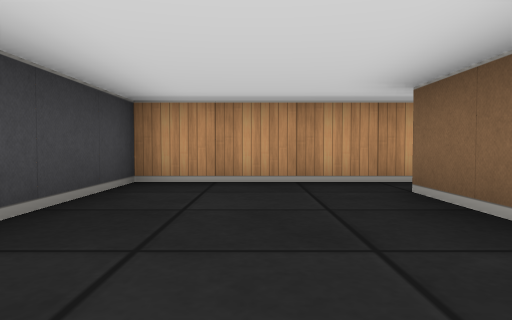
View 1 (above)

20 first-person views from a walk through a cub3D level. The camera is about half as high as the walls, tilts 2° down and sees 70° across. The floor is counted in squares. Each view is taken from the middle of a square. On the plan, view 1 faces up. The plan holds only what a view shows up to about 9 squares ahead; the rest is blank.

View 2
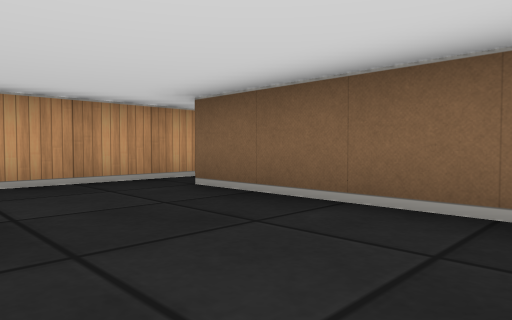

View 3
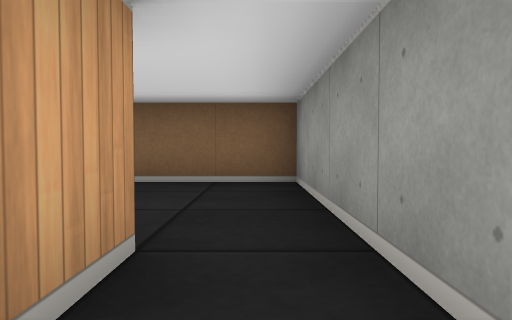

View 4
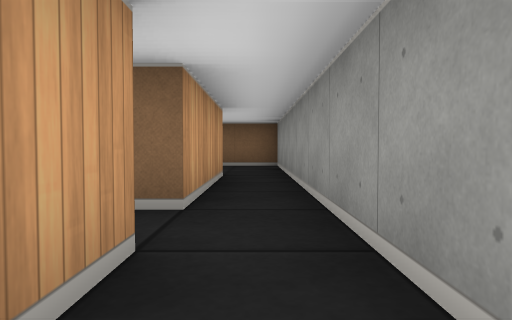

View 5
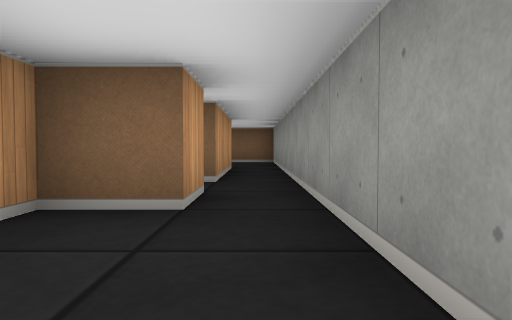

View 6
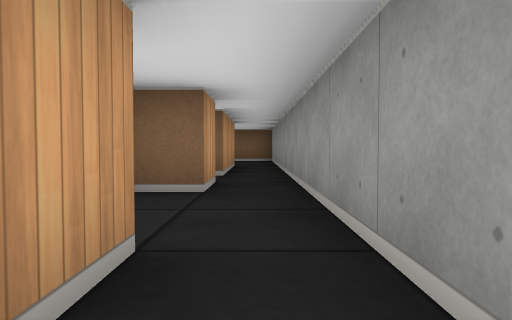

View 7
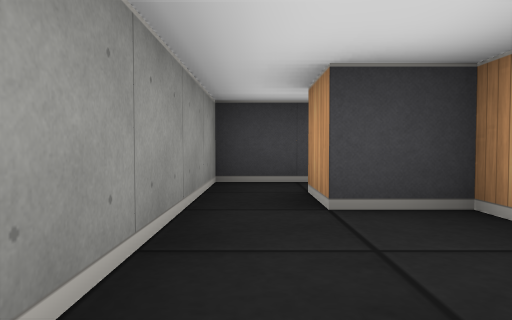

View 8
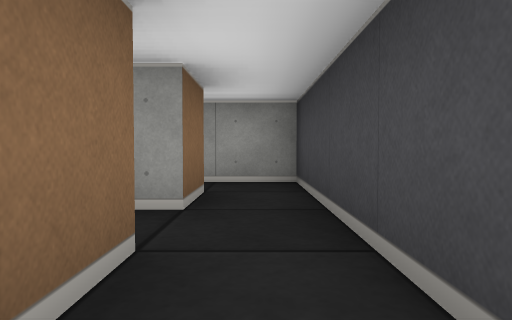

View 9
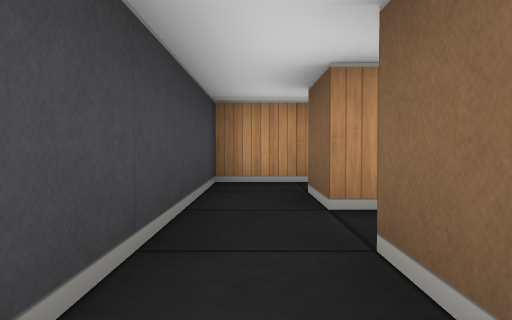

View 10
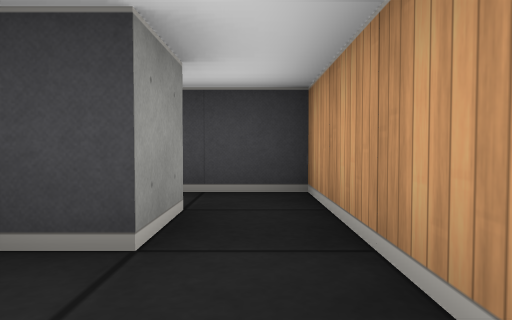

View 11
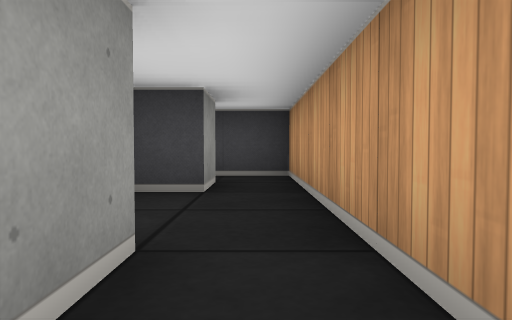

View 12
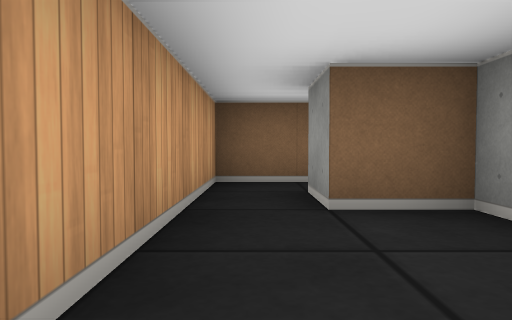

View 13
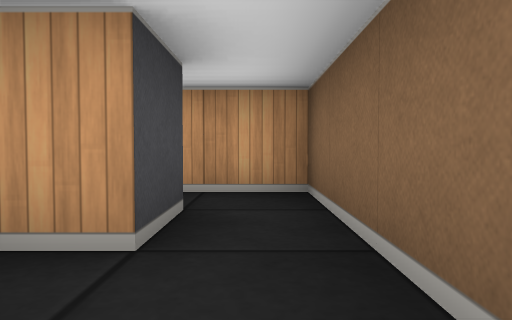

View 14
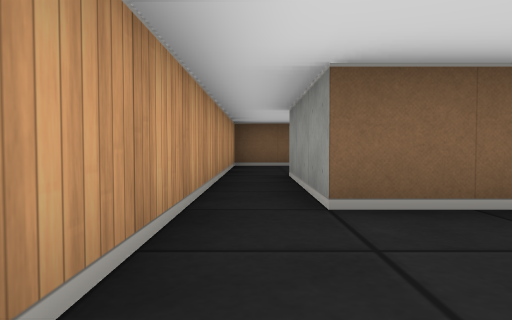

View 15
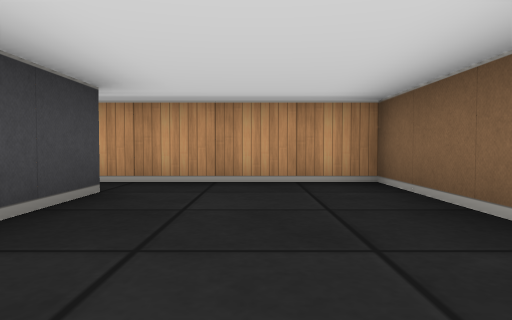

View 16
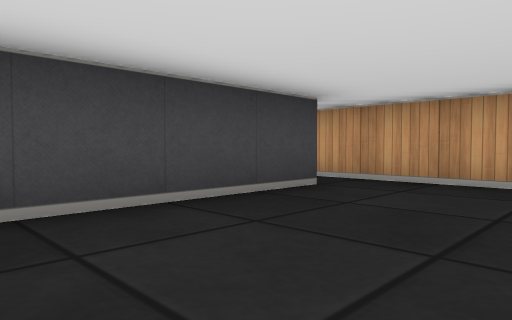

View 17
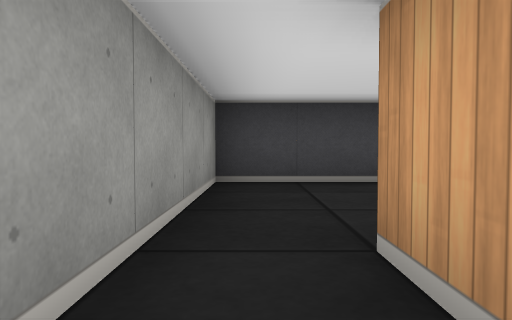

View 18
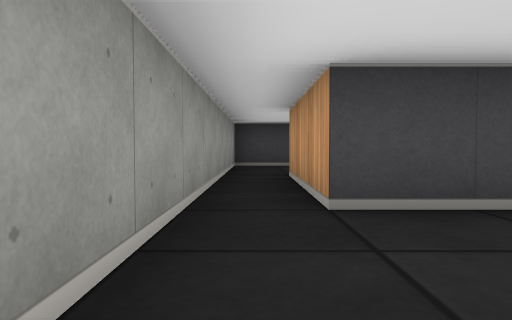

View 19
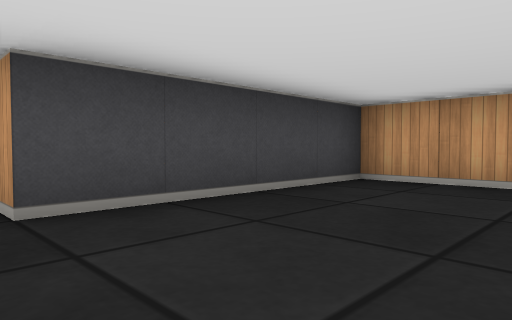

View 20
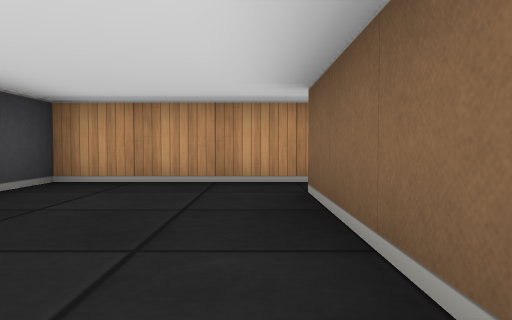

### Floor plan
Points are (right, up) in squares from view 1. A wall is a line through its corners. A room is listed if a view was taken in it or the views show most of it. See-through windows are left out.
Room 1 (views 1, 2, 3, 14)
walls: (-1.5, 0.5) (-4.5, 0.5); (1.5, 4.5) (-1.5, 4.5) (-1.5, 2.1); (-4.5, -0.5) (1.5, -0.5) (1.5, 3.5)
ways out: opening at (-5, 0) to room 4; opening at (2, 4) to room 6
Room 2 (views 4, 5)
walls: (-9.5, -0.5) (-6.5, -0.5); (-6.5, 0.5) (-6.5, 1.5) (-8.5, 1.5) (-8.5, 0.5) (-9.5, 0.5)
ways out: opening at (-9, 0) to room 3; opening at (-6, 0) to room 4
Room 3 (views 6, 9)
walls: (-9.5, 2.5) (-9.5, 3.5); (-10.5, 3.5) (-10.5, -0.5) (-9.5, -0.5); (-9.5, 0.5) (-9.5, 1.5)
ways out: opening at (-9, 0) to room 2; opening at (-10, 3) to room 5
Room 4 (views 7, 10, 11, 13)
walls: (-5.5, 0.5) (-6.5, 0.5); (-4.5, 0.5) (-4.5, 4.5) (-7.5, 4.5); (-6.5, 3.5) (-5.5, 3.5) (-5.5, 2.5); (-6.5, -0.5) (-4.5, -0.5)
ways out: opening at (-5, 0) to room 1; opening at (-6, 0) to room 2; opening at (-7, 4) to room 5
Room 5 (views 8, 12)
walls: (-9.5, 3.5) (-8.5, 3.5) (-8.5, 2.8); (-7.5, 4.5) (-10.5, 4.5) (-10.5, 3.5); (-6.5, 2.4) (-6.5, 3.5)
ways out: opening at (-10, 3) to room 3; opening at (-7, 4) to room 4
Room 6 (views 15, 16)
walls: (7.5, 2.1) (7.5, 4.5) (1.5, 4.5); (1.5, 3.5) (4.5, 3.5) (4.5, -0.5) (7.5, -0.5)
ways out: opening at (2, 4) to room 1; opening at (8, 0) to room 7
Room 7 (views 17, 18, 19, 20)
walls: (13.5, 0.6) (13.5, 3.5); (13.8, 4.5) (10.5, 4.5) (10.5, 0.5) (7.5, 0.5); (7.5, -0.5) (12.4, -0.5)
ways out: opening at (8, 0) to room 6; opening at (14, 4)

Positions as (right, up) in squares from view 1, and headings:
1: (0, 0), facing up
2: (-1, 0), facing up-right
3: (-3, 0), facing right
4: (-7, 0), facing right
5: (-9, 0), facing right
6: (-10, 0), facing right
7: (-6, 0), facing left
8: (-10, 4), facing down
9: (-10, 0), facing up
10: (-7, 4), facing left
11: (-5, 4), facing left
12: (-9, 4), facing right
13: (-5, 1), facing up
14: (-1, 4), facing right
15: (6, 0), facing up
16: (7, 0), facing up-left
17: (9, 0), facing left
18: (13, 0), facing left
19: (13, 0), facing up-left
20: (13, 0), facing up
